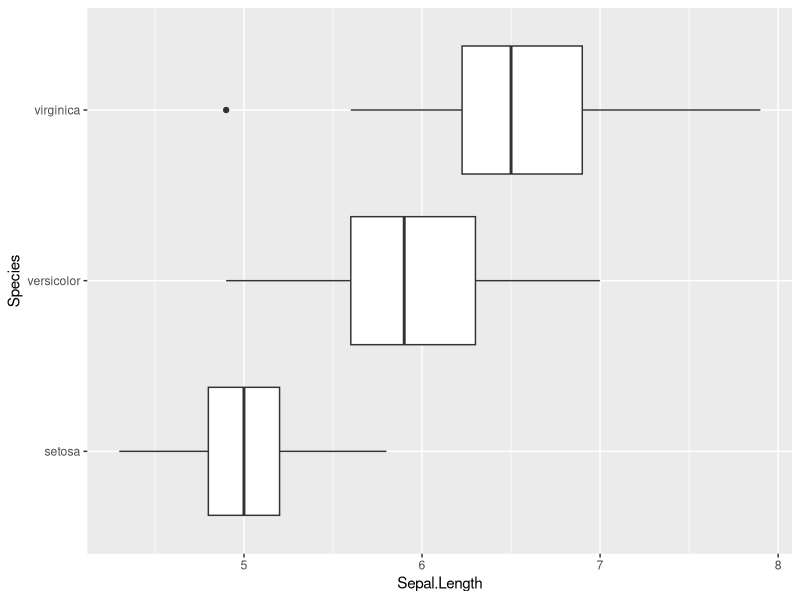

Write the R code that produced this figure.
## ---- chunk 1
knitr::opts_chunk$set(echo = TRUE)

library(tidyverse)
library(broom)
## ---- chunk 2
iris %>% 
  ggplot(aes(Sepal.Length, Species)) +
  geom_boxplot()
